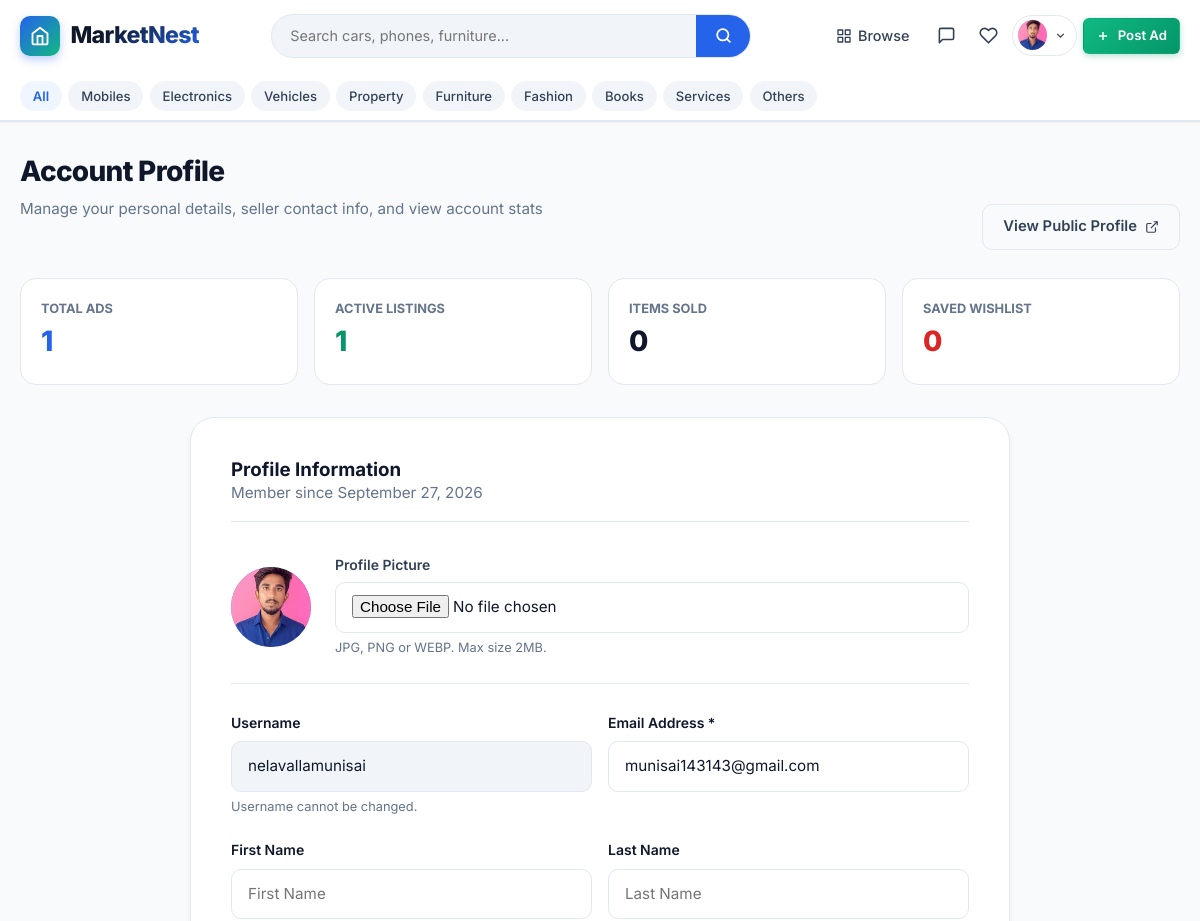
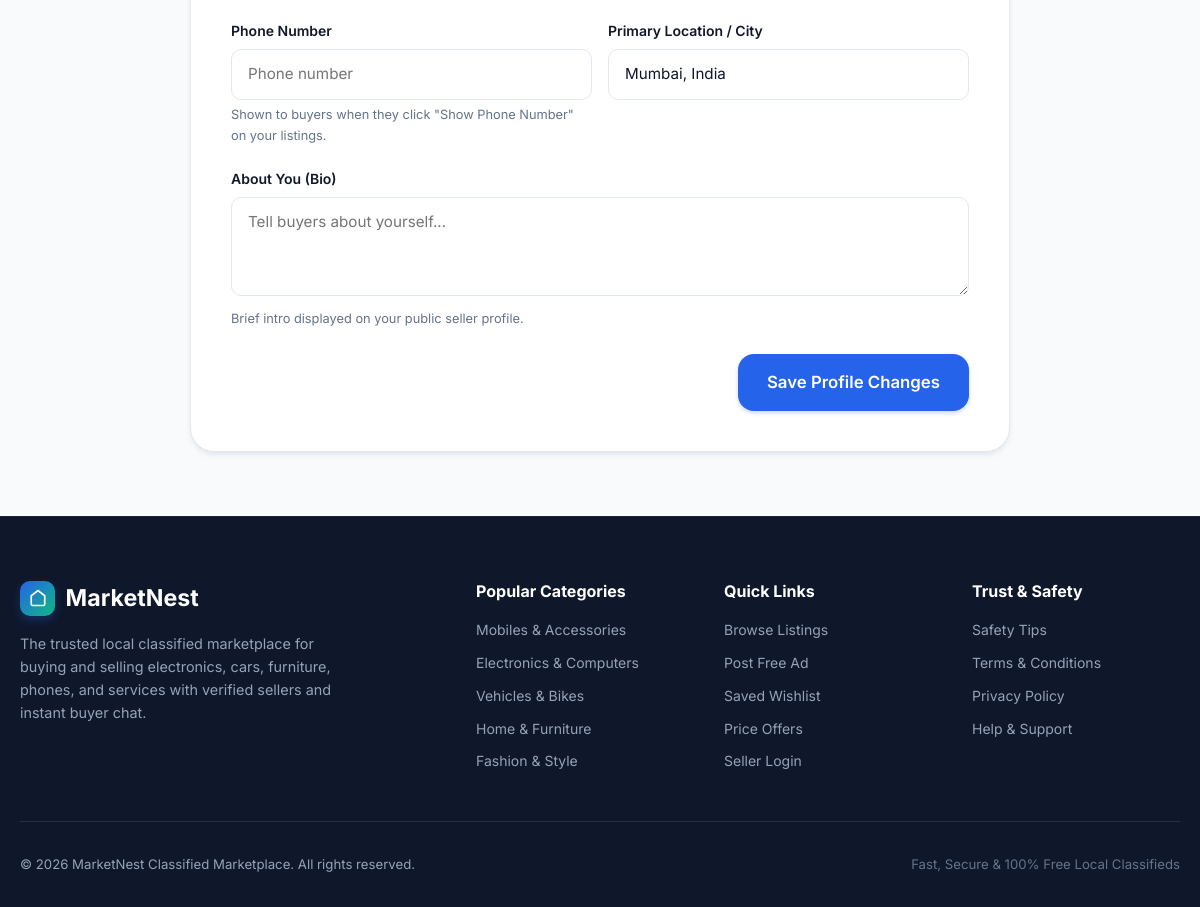
Screenshot of /profile/ (signed in) with the database file from the repository (2 pictures, top to bottom).
### marketplace/models.py (models this page shows, shortened)
class Profile(models.Model):
    user = models.OneToOneField(User, on_delete=models.CASCADE, related_name='profile')
    phone = models.CharField(max_length=20, blank=True)
    location = models.CharField(max_length=120, blank=True, default='Mumbai, India')
    bio = models.TextField(blank=True, max_length=500)
    avatar = models.ImageField(upload_to='avatars/', blank=True, null=True)
    created_at = models.DateTimeField(auto_now_add=True)
    updated_at = models.DateTimeField(auto_now=True)
    @property
    def avatar_url(self):
        if self.avatar and hasattr(self.avatar, 'url'):
            return self.avatar.url
        return None

class Category(models.Model):
    name = models.CharField(max_length=80, unique=True)
    slug = models.SlugField(max_length=100, unique=True, blank=True)
    icon = models.CharField(max_length=50, default='tag', help_text='Icon identifier (e.g. smartphone, laptop, car, home, armchair, shirt, book, briefcase, wrench, box)')
    description = models.TextField(blank=True)
    order = models.PositiveIntegerField(default=0)
    class Meta:
        verbose_name_plural = 'Categories'
        ordering = ['order', 'name']

### marketplace/views.py (the view)
# urls.py: path('profile/', views.profile_view, name='profile'),
@login_required
def profile_view(request):
    profile, _ = Profile.objects.get_or_create(user=request.user)
    if request.method == 'POST':
        form = UserProfileForm(request.POST, request.FILES, instance=profile, user=request.user)
        if form.is_valid():
            form.save()
            messages.success(request, "Your profile has been updated successfully!")
            return redirect('profile')
        else:
            messages.error(request, "Please fix the errors in your profile form.")
    else:
        form = UserProfileForm(instance=profile, user=request.user)
    user_listings = Listing.objects.filter(seller=request.user)
    stats = {
        'total_listings': user_listings.count(),
        'active_listings': user_listings.filter(status='active').count(),
        'sold_listings': user_listings.filter(status='sold').count(),
        'favorites_count': Favorite.objects.filter(user=request.user).count(),
        'offers_made': Offer.objects.filter(buyer=request.user).count(),
    }
    context = {
        'form': form,
        'profile': profile,
        'stats': stats,
    }
    return render(request, 'profile.html', context)

### marketplace/context_processors.py (called while the page is built)
def marketplace_context(request):
    context = {
        'all_categories': Category.objects.all()[:10],
        'favorites_count': 0,
        'unread_messages_count': 0,
        'pending_offers_count': 0,
    }
    if request.user.is_authenticated:
        context['favorites_count'] = Favorite.objects.filter(user=request.user).count()
        context['unread_messages_count'] = Message.objects.filter(
            conversation__in=request.user.buyer_conversations.all() | request.user.seller_conversations.all(),
            is_read=False
        ).exclude(sender=request.user).count()
        context['pending_offers_count'] = Offer.objects.filter(
            seller=request.user,
            status='pending'
        ).count()
    return context

### marketplace/templates/profile.html (shortened to what this page needs)
{% extends 'base.html' %}
{% load static %}
{% block content %}
<div class="container" style="padding-top: 2rem;">
  <div class="section-header">
    <div>
      <h1 class="section-title">Account Profile</h1>
      <p class="section-subtitle">Manage your personal details, seller contact info, and view account stats</p>
    </div>
    <a href="{% url 'public_profile' user.username %}" class="btn btn-outline" target="_blank">
      <span>View Public Profile</span>
      <svg width="14" height="14" viewBox="0 0 24 24" fill="none" stroke="currentColor" stroke-width="2"><path d="M18 13v6a2 2 0 0 1-2 2H5a2 2 0 0 1-2-2V8a2 2 0 0 1 2-2h6"></path><polyline points="15 3 21 3 21 9"></polyline><line x1="10" y1="14" x2="21" y2="3"></line></svg>
    </a>
  </div>
  <div style="display: grid; grid-template-columns: repeat(auto-fit, minmax(180px, 1fr)); gap: 1rem; margin-bottom: 2rem;">
    <div style="background: var(--bg-surface); border: 1px solid var(--border); border-radius: var(--radius-lg); padding: 1.25rem;">
      <div style="font-size: 0.8rem; color: var(--text-muted); text-transform: uppercase; font-weight: 700;">Total Ads</div>
      <div style="font-size: 1.75rem; font-weight: 800; color: var(--primary);">{{ stats.total_listings }}</div>
    </div>
    <div style="background: var(--bg-surface); border: 1px solid var(--border); border-radius: var(--radius-lg); padding: 1.25rem;">
      <div style="font-size: 0.8rem; color: var(--text-muted); text-transform: uppercase; font-weight: 700;">Active Listings</div>
      <div style="font-size: 1.75rem; font-weight: 800; color: var(--accent);">{{ stats.active_listings }}</div>
    </div>
    <div style="background: var(--bg-surface); border: 1px solid var(--border); border-radius: var(--radius-lg); padding: 1.25rem;">
      <div style="font-size: 0.8rem; color: var(--text-muted); text-transform: uppercase; font-weight: 700;">Items Sold</div>
      <div style="font-size: 1.75rem; font-weight: 800; color: var(--dark);">{{ stats.sold_listings }}</div>
    </div>
    <div style="background: var(--bg-surface); border: 1px solid var(--border); border-radius: var(--radius-lg); padding: 1.25rem;">
      <div style="font-size: 0.8rem; color: var(--text-muted); text-transform: uppercase; font-weight: 700;">Saved Wishlist</div>
      <div style="font-size: 1.75rem; font-weight: 800; color: var(--danger);">{{ stats.favorites_count }}</div>
    </div>
  </div>
  <div class="form-card form-card-wide" style="margin: 0 auto;">
    <div class="form-card-header" style="text-align: left; border-bottom: 1px solid var(--border); padding-bottom: 1rem;">
      <h3>Profile Information</h3>
      <p>Member since {{ user.date_joined|date:"F d, Y" }}</p>
    </div>
    <form method="POST" enctype="multipart/form-data" style="margin-top: 1.5rem;">
      <div style="display: flex; align-items: center; gap: 1.5rem; margin-bottom: 1.75rem; padding-bottom: 1.5rem; border-bottom: 1px solid var(--border);">
        <div class="avatar-circle" style="width: 5rem; height: 5rem; font-size: 2rem;">
          {% if profile.avatar_url %}
            <img src="{{ profile.avatar_url }}" alt="{{ user.username }}">
          {% else %}
            {{ user.username|make_list|first|upper }}
          {% endif %}
        </div>
        <div style="flex: 1;">
          <label style="font-size: 0.875rem; font-weight: 600; display: block; margin-bottom: 0.35rem;">Profile Picture</label>
          <input type="file" name="avatar" class="form-control" accept="image/*">
          <div class="form-hint">JPG, PNG or WEBP. Max size 2MB.</div>
        </div>
      </div>
      <div class="form-row">
        <div class="form-group">
          <label>Username</label>
          <input type="text" class="form-control" value="{{ user.username }}" disabled style="background: var(--bg-subtle);">
          <div class="form-hint">Username cannot be changed.</div>
        </div>
        <div class="form-group">
          <label for="id_email">Email Address *</label>
          {{ form.email }}
        </div>
      </div>
      <div class="form-row">
        <div class="form-group">
          <label for="id_first_name">First Name</label>
          {{ form.first_name }}
        </div>
        <div class="form-group">
          <label for="id_last_name">Last Name</label>
          {{ form.last_name }}
        </div>
      </div>
      <div class="form-row">
        <div class="form-group">
          <label for="id_phone">Phone Number</label>
          {{ form.phone }}
          <div class="form-hint">Shown to buyers when they click "Show Phone Number" on your listings.</div>
        </div>
        <div class="form-group">
          <label for="id_location">Primary Location / City</label>
          {{ form.location }}
        </div>
      </div>
      <div class="form-group">
        <label for="id_bio">About You (Bio)</label>
        {{ form.bio }}
        <div class="form-hint">Brief intro displayed on your public seller profile.</div>
      </div>
      <div style="display: flex; justify-content: flex-end; margin-top: 1.5rem;">
        <button type="submit" class="btn btn-primary btn-lg">Save Profile Changes</button>
      </div>
    </form>
  </div>
</div>
{% endblock %}

### marketplace/templates/base.html (shortened to what this page needs)
{% load static %}
<!DOCTYPE html>
<html lang="en">
<head>
  <link rel="stylesheet" href="{% static 'css/style.css' %}">
</head>
<body>
<header class="site-header">
  <div class="container">
    <nav class="navbar">
      <a href="{% url 'home' %}" class="brand-logo" id="siteLogo">
        <div class="brand-icon-box">
          <svg width="20" height="20" viewBox="0 0 24 24" fill="none" stroke="currentColor" stroke-width="2.2" stroke-linecap="round" stroke-linejoin="round">
            <path d="m3 9 9-7 9 7v11a2 2 0 0 1-2 2H5a2 2 0 0 1-2-2z"></path>
            <polyline points="9 22 9 12 15 12 15 22"></polyline>
          </svg>
        </div>
        <span class="brand-name">MarketNest</span>
      </a>
      <div class="header-search">
        <form action="{% url 'browse' %}" method="GET" class="search-bar-inline">
          <input type="text" name="q" placeholder="Search cars, phones, furniture..." value="{{ request.GET.q }}">
          <button type="submit" aria-label="Search">
            <svg width="17" height="17" viewBox="0 0 24 24" fill="none" stroke="currentColor" stroke-width="2.5" stroke-linecap="round" stroke-linejoin="round">
              <circle cx="11" cy="11" r="8"></circle><line x1="21" y1="21" x2="16.65" y2="16.65"></line>
            </svg>
          </button>
        </form>
      </div>
      <div class="nav-actions">
        <div class="nav-links-desktop" id="navDesktopLinks">
          <a href="{% url 'browse' %}" class="nav-link">
            Browse
          </a>
          {% if user.is_authenticated %}
            <a href="{% url 'messages_inbox' %}" class="nav-icon-btn" title="Messages">
              <svg width="19" height="19" viewBox="0 0 24 24" fill="none" stroke="currentColor" stroke-width="2" stroke-linecap="round" stroke-linejoin="round">
                <path d="M21 15a2 2 0 0 1-2 2H7l-4 4V5a2 2 0 0 1 2-2h14a2 2 0 0 1 2 2z"></path>
              </svg>
            </a>
            <a href="{% url 'favorites' %}" class="nav-icon-btn" title="Saved">
              <svg width="19" height="19" viewBox="0 0 24 24" fill="none" stroke="currentColor" stroke-width="2" stroke-linecap="round" stroke-linejoin="round">
                <path d="M20.84 4.61a5.5 5.5 0 0 0-7.78 0L12 5.67l-1.06-1.06a5.5 5.5 0 0 0-7.78 7.78l1.06 1.06L12 21.23l7.78-7.78 1.06-1.06a5.5 5.5 0 0 0 0-7.78z"></path>
              </svg>
            </a>
            <div class="user-menu-dropdown">
              <button type="button" class="user-avatar-btn" id="userMenuBtn" aria-expanded="false">
                <div class="avatar-circle">
                  {% if user.profile.avatar_url %}
                    <img src="{{ user.profile.avatar_url }}" alt="{{ user.username }}">
                  {% else %}
                    {{ user.username|make_list|first|upper }}
                  {% endif %}
                </div>
                <svg width="13" height="13" viewBox="0 0 24 24" fill="none" stroke="currentColor" stroke-width="2.5">
                  <polyline points="6 9 12 15 18 9"></polyline>
                </svg>
              </button>
            </div>
          {% else %}
            <a href="{% url 'login' %}" class="nav-link">Log In</a>
            <a href="{% url 'register' %}" class="btn btn-outline-primary btn-sm">Register</a>
          {% endif %}
          <a href="{% url 'create_listing' %}" class="btn btn-accent btn-sm" id="postAdBtn">
            <svg width="14" height="14" viewBox="0 0 24 24" fill="none" stroke="currentColor" stroke-width="2.5"><line x1="12" y1="5" x2="12" y2="19"></line><line x1="5" y1="12" x2="19" y2="12"></line></svg>
            Post Ad
          </a>
        </div>
      </div>
    </nav>
  </div>
  {% if all_categories %}
  <div class="category-subnav">
    <div class="container">
      <ul class="category-subnav-list">
        <li class="category-subnav-item">
          <a href="{% url 'browse' %}" class="{% if not request.GET.category %}active{% endif %}">All</a>
        </li>
        {% for cat in all_categories %}
        <li class="category-subnav-item">
          <a href="{% url 'browse' %}?category={{ cat.slug }}" class="{% if request.GET.category == cat.slug %}active{% endif %}">{{ cat.name }}</a>
        </li>
        {% endfor %}
      </ul>
    </div>
  </div>
  {% endif %}
</header>
<main class="main-content">
  {% block content %}{% endblock %}
</main>
<footer class="site-footer">
  <div class="container">
    <div class="footer-grid">
      <div class="footer-brand">
        <div style="display:flex;align-items:center;gap:0.65rem;margin-bottom:1rem;">
          <div class="brand-icon-box" style="width:2.2rem;height:2.2rem;">
            <svg width="18" height="18" viewBox="0 0 24 24" fill="none" stroke="currentColor" stroke-width="2.2">
              <path d="m3 9 9-7 9 7v11a2 2 0 0 1-2 2H5a2 2 0 0 1-2-2z"></path>
            </svg>
          </div>
          <h3 style="margin-bottom:0;color:#fff;">MarketNest</h3>
        </div>
        <p>The trusted local classified marketplace for buying and selling electronics, cars, furniture, phones, and services with verified sellers and instant buyer chat.</p>
      </div>
      <div class="footer-col">
        <h4>Popular Categories</h4>
        <div class="footer-links">
          <a href="{% url 'browse' %}?category=mobiles">Mobiles &amp; Accessories</a>
          <a href="{% url 'browse' %}?category=electronics">Electronics &amp; Computers</a>
          <a href="{% url 'browse' %}?category=vehicles">Vehicles &amp; Bikes</a>
          <a href="{% url 'browse' %}?category=furniture">Home &amp; Furniture</a>
          <a href="{% url 'browse' %}?category=fashion">Fashion &amp; Style</a>
        </div>
      </div>
      <div class="footer-col">
        <h4>Quick Links</h4>
        <div class="footer-links">
          <a href="{% url 'browse' %}">Browse Listings</a>
          <a href="{% url 'create_listing' %}">Post Free Ad</a>
          <a href="{% url 'favorites' %}">Saved Wishlist</a>
          <a href="{% url 'offers_list' %}">Price Offers</a>
          <a href="{% url 'login' %}">Seller Login</a>
        </div>
      </div>
      <div class="footer-col">
        <h4>Trust &amp; Safety</h4>
        <div class="footer-links">
          <a href="#safety">Safety Tips</a>
          <a href="#terms">Terms &amp; Conditions</a>
          <a href="#privacy">Privacy Policy</a>
          <a href="#contact">Help &amp; Support</a>
        </div>
      </div>
    </div>
    <div class="footer-bottom">
      <p>&copy; {% now "Y" %} MarketNest Classified Marketplace. All rights reserved.</p>
      <p style="color:#64748b;">Fast, Secure &amp; 100% Free Local Classifieds</p>
    </div>
  </div>
</footer>
</body>
</html>

### rows the page displays
Category: name "Mobiles"
Category: name "Electronics"
Category: name "Vehicles"
Category: name "Property"
Category: name "Furniture"
Category: name "Fashion"
Category: name "Books"
Category: name "Services"
Category: name "Others"
Profile: avatar_url (picture), location "Mumbai, India"

### other values shown
{{ stats.total_listings }} "1"
{{ stats.active_listings }} "1"
{{ stats.sold_listings }} "0"
{{ stats.favorites_count }} "0"
{{ user.date_joined|date:"F d, Y" }} "September 27, 2026"
